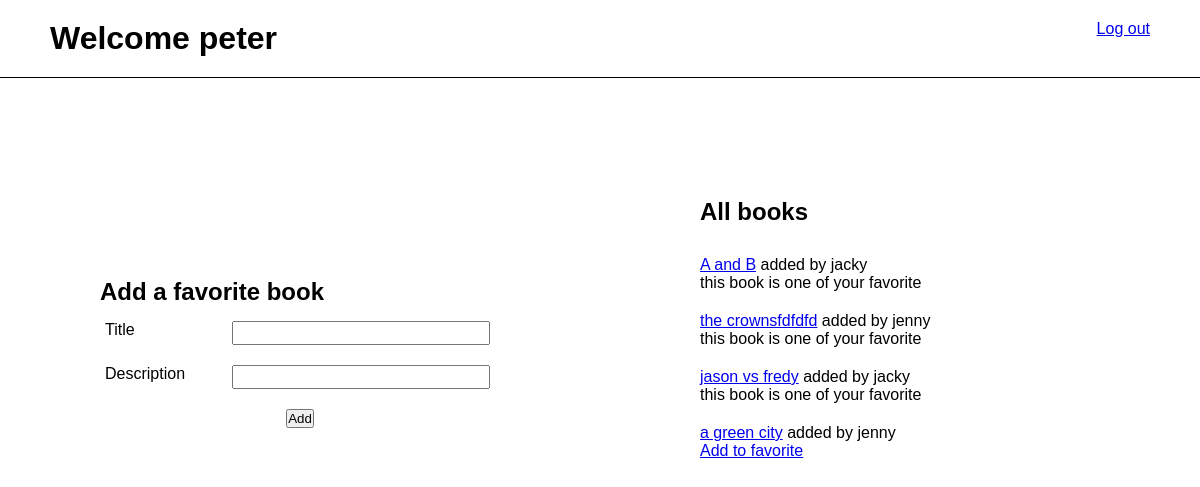
The app's page /books (signed in) with its own data.
### favorite_app/models.py (models this page shows)
class User(models.Model):
    first_name = models.CharField(max_length=45)
    last_name = models.CharField(max_length=45)
    email = models.CharField(max_length=45)
    password = models.CharField(max_length=255)
    created_at = models.DateTimeField(auto_now_add=True)
    updated_at = models.DateTimeField(auto_now=True)
    objects = UserManager()

class Book(models.Model):
    title = models.CharField(max_length=255)
    desc = models.TextField()
    uploaded_by = models.ForeignKey(User, related_name="books_loaded", on_delete=CASCADE)
    users_who_like = models.ManyToManyField(User, related_name="liked_books")
    created_at = models.DateTimeField(auto_now_add=True)
    updated_at = models.DateTimeField(auto_now=True)
    objects = BookManager()

### favorite_app/views.py (the view)
# urls.py: path('books', views.success),
def success(request):
    if 'user_id' not in request.session:
        return redirect('/')
    this_user = User.objects.get(id=request.session['user_id'])
    all_books = Book.objects.all()
    context = {
        'this_user':this_user,
        'all_books': all_books,
    }
    return render(request, 'welcome.html',context)

### favorite_app/templates/welcome.html (shortened to what this page needs)
<!DOCTYPE html>
<html lang="en">
<head>
    {% load static %}
    <link rel="stylesheet" href="{% static 'style.css' %}">
</head>
<body>
    <div class="container-welcome">
        <div class="welcome-header">
            <h1>Welcome {{this_user.first_name}}</h1>
            <a id="logout" href="/logout">Log out</a>
        </div>
        <div class="main-welcome">
            <div class="left-addbook">
                <div class="error-report">
                </div>
                <div class="add-book">
                    <h2 class="h2-allfavorbook">Add a favorite book</h2>
                    <form action="/add_book" method='POST'>
                        <div class="input1">
                            <label for="title" class="l-title">Title</label>
                            <input type="text" name="title" class="l-content">
                        </div>
                        <div class="input1">
                            <label for="desc" class="l-title">Description</label>
                            <input type="text" name="desc" class="l-content">
                        </div>
                        <div class="btn-input input2">
                            <input type="submit" value="Add">
                        </div>
                    </form>
                </div>
            </div>
            <div class="all-books">
                <h2 class="h2-allbooks">All books</h2>
                {% for book in all_books %}
                <div class="each-book">
                    <p><a href="/books/{{book.id}}">{{book.title}}</a> added by {{book.uploaded_by.first_name}}</p>
                    {% if book not in this_user.liked_books.all %}
                    <p><a href="/books/{{book.id}}/add_favorite">Add to favorite</a></p>
                    {% else %}
                    <p>this book is one of your favorite</p>
                    {% endif %}
                </div>
                {% endfor %}
            </div>
        </div>
</body>
</html>

### favorite_app/static/style.css (style rules this page uses)
* { margin:0; padding:0; font-family: 'Montserrat', sans-serif; }
.error-report { display:block; padding:10px 20px; height:50px; margin-bottom: 30px; }
.input1 { padding:5px 10px 5px 5px; display:flex; justify-content:space-evenly; margin-top:10px; margin-bottom: 10px; }
.l-title { flex:1; padding-left:0px; }
.l-content { flex:2; height:20px; }
.input2 { padding:5px; }
.btn-input { text-align: center; }
.main-welcome { display: flex; }
.left-addbook { flex:1; padding:100px; }
.all-books { padding:100px; flex:1; }
.welcome-header { display: flex; padding:20px 50px; justify-content: space-between; border-bottom:1px solid black; }
#logout { text-align: right; }
.h2-allbooks { padding:20px 0px; }
.each-book { padding:10px 0px; }

### records on screen
User: first_name "peter"
Book: title "A and B", uploaded_by.first_name "jacky", shows "this book is one of your favorite"
Book: title "the crownsfdfdfd", uploaded_by.first_name "jenny", shows "this book is one of your favorite"
Book: title "jason vs fredy", uploaded_by.first_name "jacky", shows "this book is one of your favorite"
Book: title "a green city", uploaded_by.first_name "jenny"
